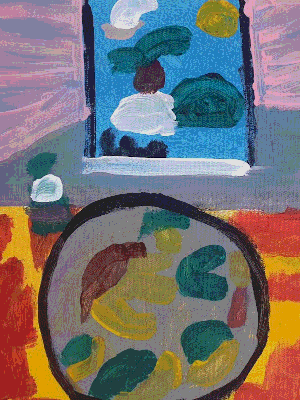
//> input picture capitulo_10/imagem_revelada.png, 300 x 400 px
$ ./cannypoints ../capitulo_10/imagem_revelada.png   (built with g++ and OpenCV 4)
//> lines starting //> are read from the running program, lines starting //| are printed output that depends on the picture
#include <algorithm>
#include <chrono>
#include <cstdlib>
#include <iostream>
#include <numeric>
#include <opencv2/opencv.hpp>
#include <random>
#include <vector>

int main(int argc, char** argv) {
  if (argc < 2) {
    std::cout << "Uso: " << argv[0] << " <imagem>" << std::endl;
    return EXIT_FAILURE;
  }

  cv::Mat image = cv::imread(argv[1], cv::IMREAD_COLOR);
//> image is the input picture: 400 rows x 300 cols, CV_8UC3; mean B, G, R 114.3, 113.5, 117.7
  if (image.empty()) {
    std::cout << "Nao foi possivel abrir a imagem: " << argv[1] << std::endl;
    return EXIT_FAILURE;
  }

  int width = image.cols;
//> width = 300
  int height = image.rows;
//> height = 400
  std::cout << "Imagem carregada: " << width << "x" << height << std::endl;
//| Imagem carregada: 300x400

  // Versao em tons de cinza para o detector de bordas de Canny
  cv::Mat gray;
  cv::cvtColor(image, gray, cv::COLOR_BGR2GRAY);
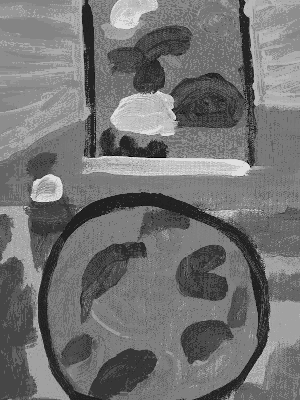
//> gray: 400 rows x 300 cols, CV_8UC1; min 0, max 224, mean 114.9

  // Gerador aleatorio moderno (para embaralhamento e jitter)
  unsigned seed = static_cast<unsigned>(
      std::chrono::system_clock::now().time_since_epoch().count());
  std::mt19937 rng(seed);

  // ETAPA 1: Pontilhismo basico com pontos maiores (camada de fundo)

  const int STEP = 5;
  const int JITTER = 3;
  const int BASE_RADIUS = 5;

  std::vector<int> rowRange(height / STEP);
  std::vector<int> colRange(width / STEP);
  std::iota(rowRange.begin(), rowRange.end(), 0);
//> rowRange = 80 values from 0 to 79
  std::iota(colRange.begin(), colRange.end(), 0);
//> colRange = 60 values from 0 to 59

  for (int& r : rowRange) r = r * STEP + STEP / 2;
  for (int& c : colRange) c = c * STEP + STEP / 2;

  cv::Mat points(height, width, CV_8UC3, cv::Scalar(255, 255, 255));
  std::uniform_int_distribution<int> jitterDist(-JITTER, JITTER);

  std::shuffle(rowRange.begin(), rowRange.end(), rng);
  for (int r : rowRange) {
    std::shuffle(colRange.begin(), colRange.end(), rng);
    for (int c : colRange) {
      int sr = std::clamp(r + jitterDist(rng), 0, height - 1);
      int sc = std::clamp(c + jitterDist(rng), 0, width - 1);

      cv::Vec3b bgr = image.at<cv::Vec3b>(sr, sc);
      cv::circle(points, cv::Point(sc, sr), BASE_RADIUS,
                 cv::Scalar(bgr[0], bgr[1], bgr[2]), cv::FILLED, cv::LINE_AA);
    }
  }

  // Salva o pontilhismo basico para comparacao antes/depois no relatorio
  cv::Mat basePoints = points.clone();
  cv::imwrite("resultado_pontilhismo_base.png", basePoints);
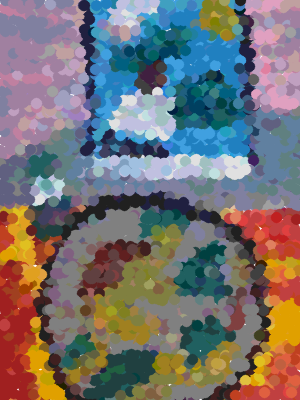
//> saved as resultado_pontilhismo_base.png: 400 rows x 300 cols, CV_8UC3; mean B, G, R 114.2, 114, 118.3

  // ETAPA 2: Refinamento iterativo usando bordas de Canny
  // Limiares crescentes -> circulos progressivamente menores

  struct CannyPass {
    int lowThreshold;
    int radius;
  };

  std::vector<CannyPass> passes = {
      {20, 4},
      {50, 3},
      {90, 2},
      {140, 1},
  };

  cv::Mat border, borderExemplo;

  for (const auto& pass : passes) {
    cv::Canny(gray, border, pass.lowThreshold, 3 * pass.lowThreshold);

    // Guarda um mapa de bordas representativo (limiar 50 / 150) para o relatorio
    if (pass.lowThreshold == 50) {
      borderExemplo = border.clone();
    }

    // Coleta todas as coordenadas dos pixels de borda
    std::vector<cv::Point> edgePoints;
    for (int r = 0; r < height; r++) {
      const uchar* rowPtr = border.ptr<uchar>(r);
      for (int c = 0; c < width; c++) {
        if (rowPtr[c] > 0) {
          edgePoints.emplace_back(c, r);  // Point(x=col, y=row)
        }
      }
    }

    // Embaralha a ordem de desenho para evitar sobreposicao direcional
    std::shuffle(edgePoints.begin(), edgePoints.end(), rng);

    for (const auto& pt : edgePoints) {
      cv::Vec3b bgr = image.at<cv::Vec3b>(pt.y, pt.x);
      cv::circle(points, pt, pass.radius, cv::Scalar(bgr[0], bgr[1], bgr[2]),
                 cv::FILLED, cv::LINE_AA);
    }

    std::cout << "Canny (" << pass.lowThreshold << ", " << 3 * pass.lowThreshold
              << ") -> " << edgePoints.size()
              << " pontos de borda desenhados com raio " << pass.radius
              << std::endl;
  }
//> this loop made 4 passes
//> pass.lowThreshold on passes 2 to 4: 50, 90, 140
//| Canny (20, 60) -> 35686 pontos de borda desenhados com raio 4
//| Canny (50, 150) -> 22298 pontos de borda desenhados com raio 3
//| Canny (90, 270) -> 8818 pontos de borda desenhados com raio 2
//| Canny (140, 420) -> 5165 pontos de borda desenhados com raio 1
//> pass 1, `cv::Canny(gray, border, pass.lowThreshold, 3 * pass.lowThreshold);`:
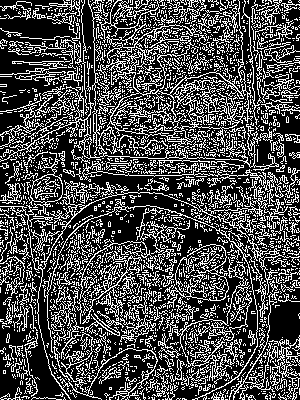
//> border: 400 rows x 300 cols, CV_8UC1; 29.7% white in thin lines or dots
//> pass 2, `cv::Canny(gray, border, pass.lowThreshold, 3 * pass.lowThreshold);`:
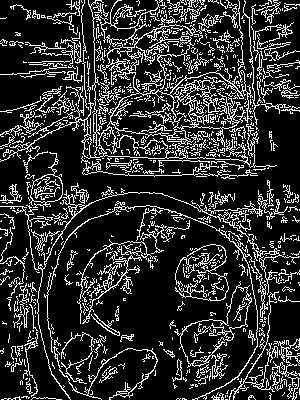
//> border: 400 rows x 300 cols, CV_8UC1; 18.6% white in thin lines or dots
//> pass 3, `cv::Canny(gray, border, pass.lowThreshold, 3 * pass.lowThreshold);`:
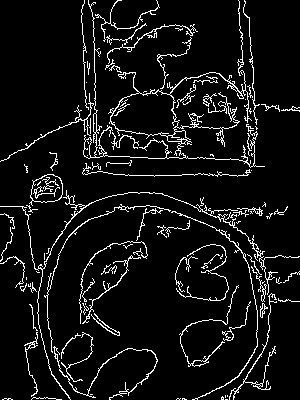
//> border: 400 rows x 300 cols, CV_8UC1; 7.3% white in thin lines or dots
//> after the loop:
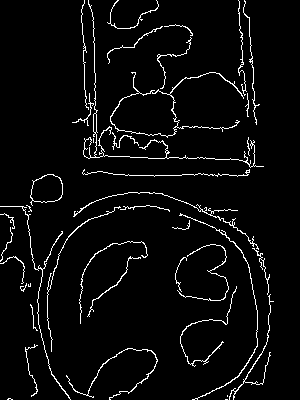
//> border: 400 rows x 300 cols, CV_8UC1; 4.3% white in thin lines or dots

  cv::imwrite("resultado_canny_bordas.png", borderExemplo);
  cv::imwrite("resultado_cannypoints.png", points);
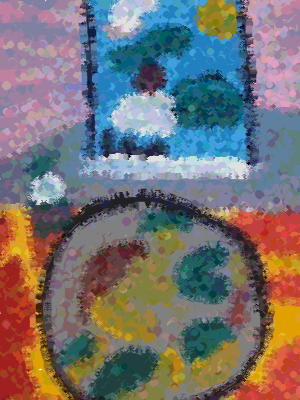
//> saved as resultado_cannypoints.png: 400 rows x 300 cols, CV_8UC3; mean B, G, R 115.2, 114.3, 118.4

  std::cout << "\nImagens salvas em capitulo_19/:\n"
            << "  - resultado_pontilhismo_base.png\n"
            << "  - resultado_canny_bordas.png\n"
            << "  - resultado_cannypoints.png\n"
            << "Pressione qualquer tecla na janela para fechar." << std::endl;

  cv::imshow("Original", image);
  cv::imshow("Pontilhismo Base", basePoints);
  cv::imshow("Bordas Canny (50/150)", borderExemplo);
  cv::imshow("CannyPoints Final", points);
  cv::waitKey();

  return EXIT_SUCCESS;
}
